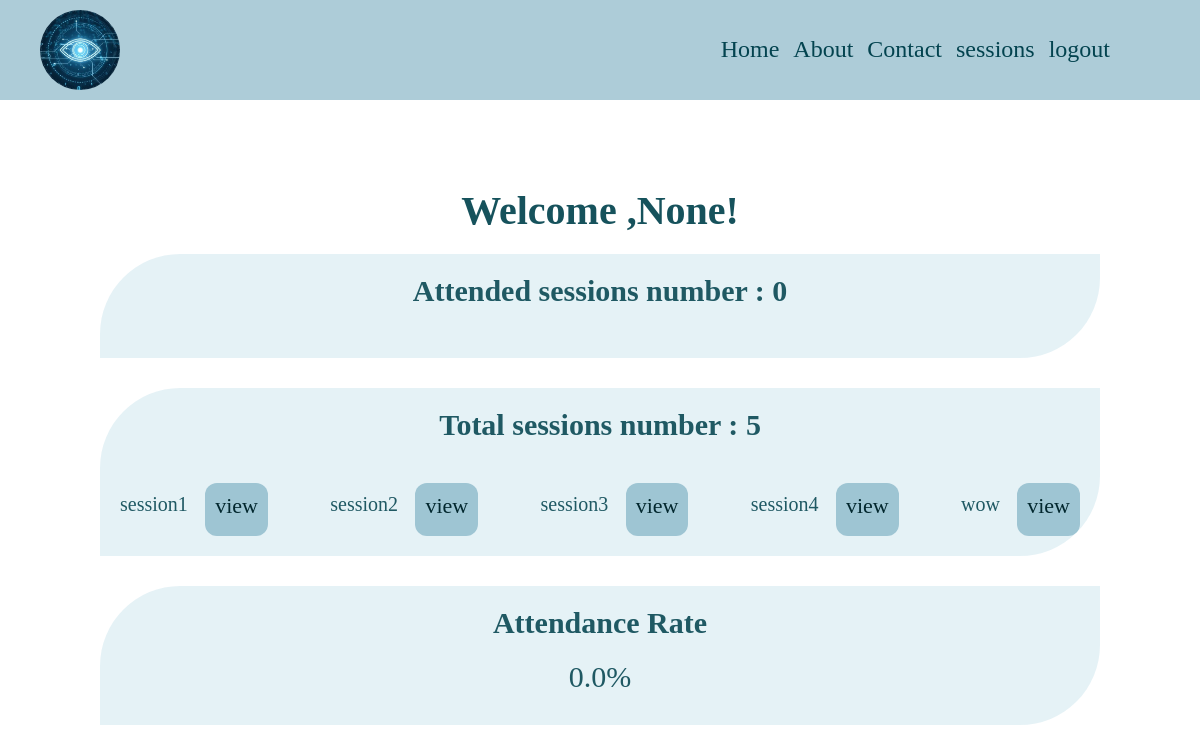
The app's page /session_student/ (signed in) with its own data.
### users/models.py (models this page shows)
class Session(models.Model):
    created_date = models.DateTimeField(null=True,blank=True)
    session_name = models.CharField(max_length=200)
    session_content=models.CharField(max_length=200)
    image_self = models.ImageField(upload_to='images_session/', null=True, blank=True)
    session_file= models.FileField(upload_to= 'session_file/' , null=True, blank=True)
    profile = models.ManyToManyField(Profile,blank=True,related_name='sessions')
    def __str__(self):
        return str(self.session_name)

### users/views.py (the view)
# urls.py: path('session_student/',views.sessionsstudent,name="session_student"),
def sessionsstudent(request):
    sessions = request.user.profile.sessions.all()
    sessionsme = sessions.count()
    profile_name = request.user.profile.name
    sessionss = Session.objects.all()
    sessionsall = sessionss.count()
    sessions_not_in_profile = sessionss.exclude(id__in=sessions.values_list('id', flat=True))
    attendance = (sessions.count() / Session.objects.all().count()) * 100
    context = {'profile_name': profile_name, 'sessions': sessions, 'sessionss': sessionss,
             'sessionsall': sessionsall, 'sessionsme': sessionsme,'sessions_not_in_profile': sessions_not_in_profile
                  ,'attendance':attendance}
    return render(request, 'users/session_student.html', context)

### users/templates/users/session_student.html (shortened to what this page needs)
{% extends 'main.html' %}
{% block content %}
<div class="content">
  <div class="out-sec1">
    <h1 class="wl">Welcome ,{{ profile_name }}!</h1>
    <div class="sec">
      <h3>Attended sessions number : {{ sessionsme }}</h3>
    </div>
    <div class="sec">
        <h3>Total sessions number : {{ sessionsall }}</h3>
        <div class="total-sess">
          {% for sessione in sessionss %}
          <div>{{ sessione }} </div><a href="{% url 'signal_session' sessione.id %}">view</a>
          {% endfor %}
        </div>
    </div>
    <div class="sec">
      <h3>Attendance Rate</h3>
      <div class="rate">{{attendance}}%</div>
    </div>
  </div>
{% endblock %}

### static/styles/style.css (style rules this page uses)
* { margin: 0; padding: 0; }
.content { width: 100%; position: relative; padding: 60px 0 100px; }
.sec { width: 80%; margin: auto ; background-color: rgb(18 133 175 / 11%); border-radius: 80px 0; padding: 20px; margin-bottom: 30px; }
.wl { text-align: center; font-size: 40px; color: #03444fec; margin-bottom: 20px; }
.sec h3 { font-size: 30px; margin-bottom: 20px; text-align: center; color: #03434fe0; }
.sec .total-sess { display: flex; justify-content: space-between; margin-top: 50px; font-size: 22px; color: #03434fe0; text-align: center; }
.sec .total-sess a { text-decoration: none; padding: 10px; border-radius: 12px; background-color: rgb(52 129 157 / 40%); color: #02272e; font-size: 22px; margin:-10px 0 -10px -45px; }
.content .sec .rate { font-size: 30px; text-align: center; color: #03434fe0; }
.sec a { text-decoration: none; }
.content a { text-decoration: none; }
.content .sec div { margin-bottom: 10px; font-size: 20px; }

### records on screen
Session: session_name "session1"
Session: session_name "session2"
Session: session_name "session3"
Session: session_name "session4"
Session: session_name "wow"

### other values on screen
{{ profile_name }} "None"
{{ sessionsme }} "0"
{{ sessionsall }} "5"
{{ attendance }} "0.0"
